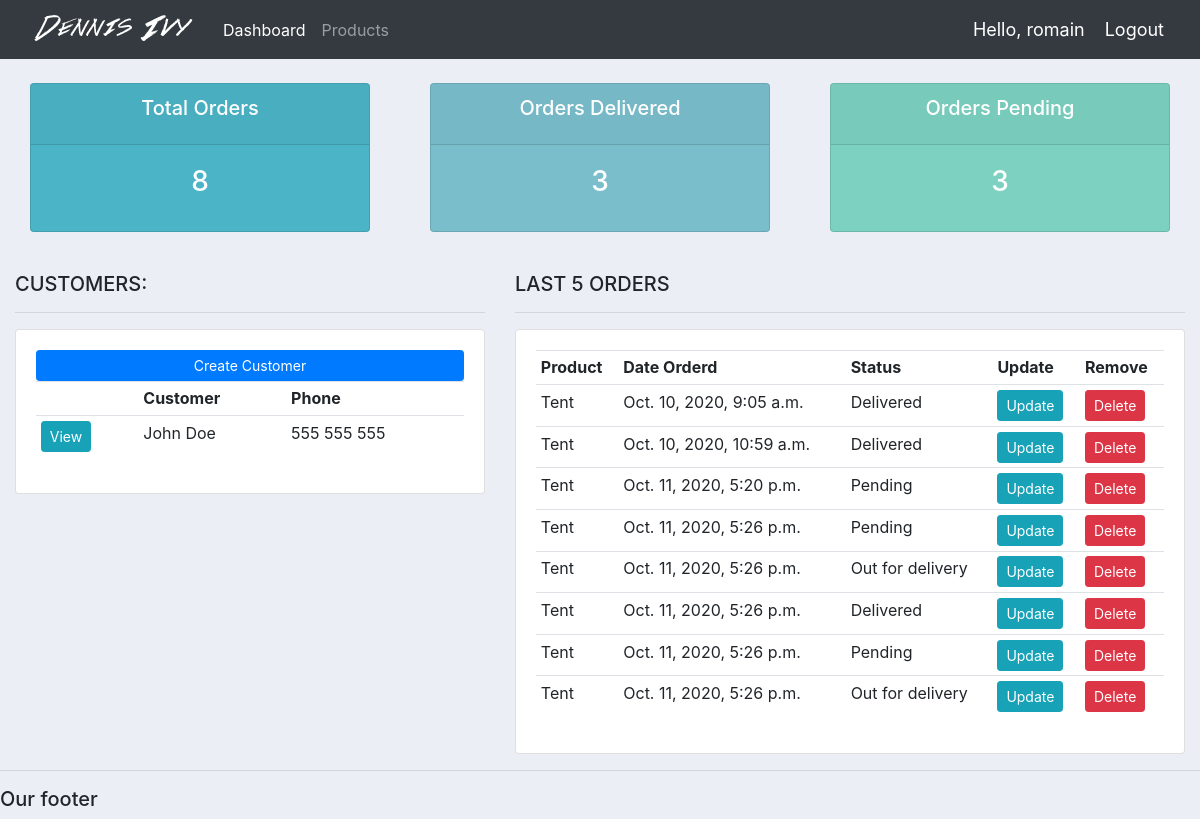
The app's page / (signed in) with its own data.
### accounts/models.py (models this page shows, shortened)
class Customer(models.Model):
    name = models.CharField(max_length=200, null=True)
    phone = models.CharField(max_length=200, null=True)
    email = models.CharField(max_length=200, null=True)
    date_created = models.DateTimeField(auto_now_add=True, null=True)

class Order(models.Model):
    STATUS = (
        ('Pending', 'Pending'),
        ('Out for delivery', 'Out for delivery'),
        ('Delivered', 'Delivered'),
    )
    customer = models.ForeignKey(
        Customer, null=True, on_delete=models.SET_NULL)
    product = models.ForeignKey(Product, null=True, on_delete=models.SET_NULL)
    date_created = models.DateTimeField(auto_now_add=True, null=True)
    status = models.CharField(max_length=200, null=True, choices=STATUS)
    note = models.CharField(max_length=1000, null=True)

class Product(models.Model):
    CATEGORY = (
        ('Indoor', 'Indoor'),
        ('Out Door', 'Out Door'),
    )
    name = models.CharField(max_length=200, null=True)
    price = models.FloatField(null=True)
    category = models.CharField(max_length=200, null=True, choices=CATEGORY)
    description = models.CharField(max_length=200, null=True)
    date_created = models.DateTimeField(auto_now_add=True, null=True)
    tags = models.ManyToManyField(Tag)
    def __str__(self):
        return self.name

### accounts/views.py (the view)
# urls.py: path('', views.home, name="home"),
@login_required(login_url='login')
def home(request):
    orders = Order.objects.all()
    customers = Customer.objects.all()
    total_orders = orders.count()
    delivered = orders.filter(status='Delivered').count()
    pending = orders.filter(status='Pending').count()
    context = {'orders': orders, 'customers': customers,
               'total_orders': total_orders, 'delivered': delivered,
               'pending': pending}
    return render(request, 'accounts/dashboard.html', context)

### accounts/templates/accounts/dashboard.html
{%  extends 'accounts/main.html' %}
{% block content %}
{%  include 'accounts/status.html' %}
<br>
<div class="row">
	<div class="col-md-5">
		<h5>CUSTOMERS:</h5>
		<hr>
		<div class="card card-body">
			<a class="btn btn-primary  btn-sm btn-block" href="">Create Customer</a>
			<table class="table table-sm">
				<tr>
					<th></th>
					<th>Customer</th>
					<th>Phone</th>
				</tr>
				{% for customer in customers %}
					<tr>
						<td><a class="btn btn-sm btn-info" href="{% url 'customer' customer.id %}">View</a></td>
						<td>{{customer.name}}</td>
						<td>{{customer.phone}}</td>
					</tr>
				{% endfor %}
			</table>
		</div>
	</div>
	<div class="col-md-7">
		<h5>LAST 5 ORDERS</h5>
		<hr>
		<div class="card card-body">
			<table class="table table-sm">
				<tr>
					<th>Product</th>
					<th>Date Orderd</th>
					<th>Status</th>
					<th>Update</th>
					<th>Remove</th>
				</tr>
				{% for order in orders %}
					<tr>
						<td>{{order.product}}</td>
						<td>{{order.date_created}}</td>
						<td>{{order.status}}</td>
						<td><a class="btn btn-sm btn-info" href="{% url 'update_order' order.id %}">Update</a></td>
						<td><a class="btn btn-sm btn-danger" href="{% url 'delete_order' order.id %}">Delete</a></td>
					</tr>
				{% endfor %}
			</table>
		</div>
	</div>
</div>
{% endblock %}

### accounts/templates/accounts/navbar.html (shortened to what this page needs)
{% load static %}
<nav class="navbar navbar-expand-lg navbar-dark bg-dark">
 <img src="{% static 'images/logo.png' %}">
  <div class="collapse navbar-collapse" id="navbarNav">
    <ul class="navbar-nav">
      <li class="nav-item active">
        <a class="nav-link" href="{% url 'home' %}">Dashboard</a>
      </li>
      <li class="nav-item">
        <a class="nav-link" href="{% url 'products' %}">Products</a>
      </li>
    </ul>
  </div>
  <span class="hello-msg">Hello, {{request.user}}</span>
  <span ><a  class="hello-msg" href="{% url 'logout' %}">Logout</a></span>
</nav>

### static/css/main.css (style rules this page uses)
body { background-color: #ebeff5; }

### accounts/templates/accounts/navbar.html (style rules this page uses)
.hello-msg { font-size: 18px; color: #fff; margin-right: 20px; }

### records on screen
Customer: name "John Doe", phone "555 555 555"
Order: product "Tent", date_created "Oct. 10, 2020, 9:05 a.m.", status "Delivered"
Order: product "Tent", date_created "Oct. 10, 2020, 10:59 a.m.", status "Delivered"
Order: product "Tent", date_created "Oct. 11, 2020, 5:20 p.m.", status "Pending"
Order: product "Tent", date_created "Oct. 11, 2020, 5:26 p.m.", status "Pending"
Order: product "Tent", date_created "Oct. 11, 2020, 5:26 p.m.", status "Out for delivery"
Order: product "Tent", date_created "Oct. 11, 2020, 5:26 p.m.", status "Delivered"
Order: product "Tent", date_created "Oct. 11, 2020, 5:26 p.m.", status "Pending"
Order: product "Tent", date_created "Oct. 11, 2020, 5:26 p.m.", status "Out for delivery"

### other values on screen
{{ request.user }} "romain"
{{ total_orders }} "8"
{{ delivered }} "3"
{{ pending }} "3"
